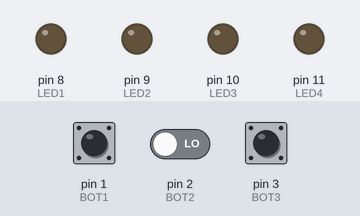
Bench run of a sketch on a simulated Arduino Uno, built with avr-gcc and run on an emulated ATmega328P. Shown: output pins drawn as LEDs (lit = HIGH). Inputs (shaded band) come from the test bench; at power-on: pin 1 (BOT1) LOW, pin 3 (BOT3) HIGH, pin 2 (BOT2) LOW.

Above: at 1.2 s.
1.3 s: pin 1 (BOT1) pulled HIGH for 0.15 s
At 1.37 s:
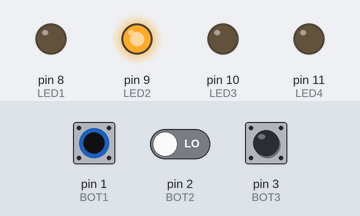
2.9 s: pin 3 (BOT3) pulled LOW for 0.15 s
At 2.97 s:
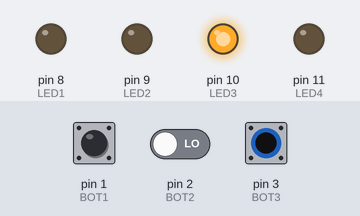
4.5 s: pin 3 (BOT3) pulled LOW for 3.2 s
At 8.0 s:
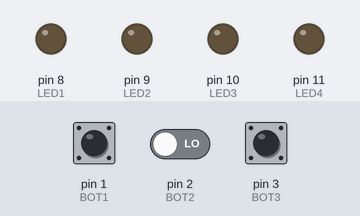
9.2 s: pin 1 (BOT1) pulled HIGH for 3.2 s
At 10.3 s:
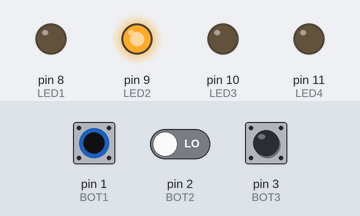
13.9 s: pin 1 (BOT1) driven HIGH and pin 2 (BOT2) driven HIGH
At 15.1 s:
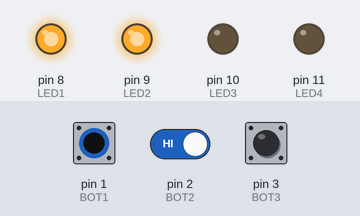
15.4 s: pin 3 (BOT3) pulled LOW for 1 s
At 16.2 s:
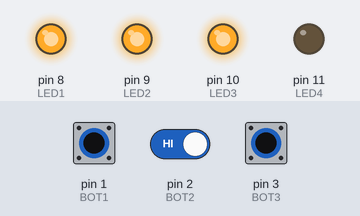
Timing chart, 0 to 18.4 s (numbered marks = the images above; inputs shaded):
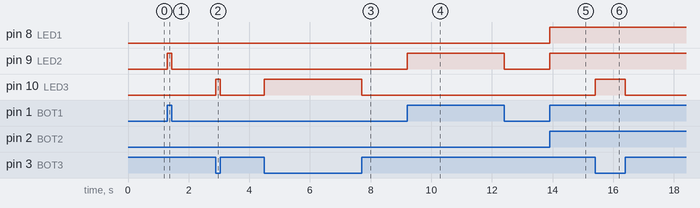

The sketch:

140826F1.ino
```cpp
const int BOT1 = 1;
const int BOT2 = 2;
const int BOT3 = 3;

const int LED1 = 8;
const int LED2 = 9;
const int LED3 = 10;
const int LED4 = 11;

void setup() {
  pinMode(BOT1, INPUT);
  pinMode(BOT2, INPUT);
  pinMode(BOT3, INPUT);

  pinMode(LED1, OUTPUT);
  pinMode(LED2, OUTPUT);
  pinMode(LED3, OUTPUT);
  pinMode(LED4, OUTPUT);
}

void loop() {
  if(digitalRead(BOT1) && digitalRead(BOT2)){
    digitalWrite(LED1, HIGH);
  }
  else {
    digitalWrite(LED1, LOW);
  }
  if(digitalRead(BOT1) || digitalRead(BOT2)){
    digitalWrite(LED2, HIGH);
  }
  else {
    digitalWrite(LED2, LOW);
  }
  if(!digitalRead(BOT3)){
    digitalWrite(LED3, HIGH);
  }
  else {
    digitalWrite(LED3, LOW);
  }
}
```

Measured:
- after the input at 1.3 s, pin 9 (LED2): LOW → HIGH at once, → LOW 0.15 s later
- after the input at 2.9 s, pin 10 (LED3): LOW → HIGH at once, → LOW 0.15 s later
- after the input at 4.5 s, pin 10 (LED3): LOW → HIGH at once, → LOW 3.2 s later
- after the input at 9.2 s, pin 9 (LED2): LOW → HIGH at once, → LOW 3.2 s later
- after the input at 13.9 s, pin 8 (LED1), pin 9 (LED2): LOW → HIGH at once
- after the input at 15.4 s, pin 10 (LED3): LOW → HIGH at once, → LOW 1.0 s later
